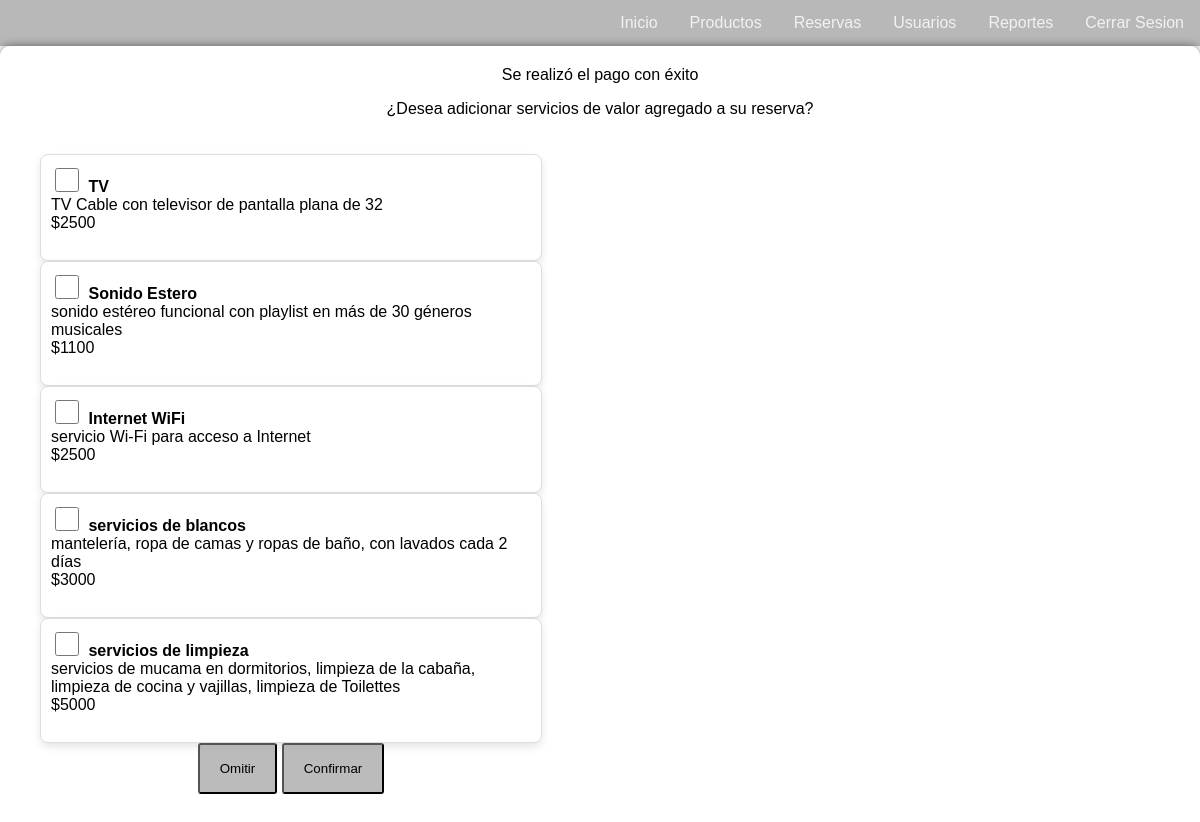
Screenshot of /reservas/seleccion_servicios.php (signed in) with the database file from the repository.
### tables this page shows
CREATE TABLE `servicio` (
  `id_servicio` int NOT NULL AUTO_INCREMENT,
  `servicio_nombre` varchar(45) NOT NULL,
  `servicio_descripcion` varchar(400) NOT NULL,
  `servicio_precio` float NOT NULL,
  `rela_tiposervicio` int NOT NULL,
  `servicio_estado` int NOT NULL,
  PRIMARY KEY (`id_servicio`),
  KEY `fk_servicio_tiposervicio1_idx` (`rela_tiposervicio`),
  CONSTRAINT `fk_servicio_tiposervicio1` FOREIGN KEY (`rela_tiposervicio`) REFERENCES `tiposervicio` (`id_tiposervicio`)
);

### reservas/seleccion_servicios.php (the view, shortened to what this page needs)
<!DOCTYPE HTML PUBLIC "-//W3C//DTD HTML 4.01 Transitional//EN" "http://www.w3.org/TR/html4/loose.dtd">
<html>
    <head>
        <link rel="stylesheet" href="../estilos.css">
    </head>
    <body class="home">
        <?php
            include("../menu.php");
        ?>
        <div class="content">
            <?php
                include("pagar.php");
            ?>
            <p>¿Desea adicionar servicios de valor agregado a su reserva?</p>
            <div class="galeria">
                <form method="post" action="guardar_servicios.php">
                    <ul class="galeria-lista">
                        <?php
                            require("../conexion.php");
                            $registros = $mysql->query("select * from servicio where servicio_estado <> 2") or
                            die($mysql->error);
                            while ($row = $registros->fetch_assoc()) {
                                echo
                                "<div class='galeria-item'>
                                    <div>
                                        <input type='checkbox' name='servicios[]' value='$row[id_servicio]'>
                                        <label><b>".$row["servicio_nombre"]."</b></label><br>
                                        <label>".$row["servicio_descripcion"]."</label><br>
                                        <label>$".$row["servicio_precio"]."</label><br><br>
                                    </div>
                                </div>";
                            }
                        ?>
                    </ul>
                    <input type='button' onclick='location.href="mis_reservas.php"' value='Omitir'>
                    <input type='submit' value='Confirmar'>
                </form>
            </div>
        </div>
    </body>
</html>

### menu.php (shortened to what this page needs)
<div class="menu">
    <div class="menu-botonera">
        <a href="/proyecto_cabania/home.php">Inicio</a>
        <?php
            require("conexion.php");
            if (isset($_SESSION["usuario_nombre"])){
                $registros = $mysql->query("select distinct m.modulo_ruta, m.modulo_descripcion
                                            from modulo m
                                            left join perfil_modulo pm on pm.rela_modulo = m.id_modulo
                                            left join perfil p on pm.rela_perfil = p.id_perfil
                                            left join usuario u on u.rela_perfil = p.id_perfil
                                            where m.modulo_estado = 1
                                            and u.usuario_estado = 1
                                            and u.usuario_nombre = '$_SESSION[usuario_nombre]'") or
                die($mysql->error);
                while ($row = $registros->fetch_assoc()) {
                    echo
                    "<a href='/proyecto_cabania/$row[modulo_ruta]'>$row[modulo_descripcion]</a>";
                }
            }
            else{
                header("Location: usuarios/login.php");
            }
        ?>
        <a href="/proyecto_cabania/usuarios/logout.php">Cerrar Sesion</a>
    </div>
</div>

### reservas/pagar.php (shortened to what this page needs)
<?php
    echo 'Se realizó el pago con éxito';
?>

### estilos.css (style rules this page uses)
body { font-family: Arial, sans-serif; margin: 0; padding: 0; background-size: cover; }
.home { background: url(./imagenes/home.png) no-repeat center center fixed; }
.menu { background-color: rgba(155, 155, 155, 0.7); overflow: hidden; }
.menu-botonera { float: right; }
.menu a { float: left; display: block; color: #f2f2f2; text-align: center; padding: 14px 16px; text-decoration: none; }
input[type=button], input[type=submit], input[type=reset] { background-color: rgba(158, 158, 158, 0.7); padding: 16px 20px; border-radius: 3px; position: relative; z-index: 1; overflow: hidden; }
.content { background-color: rgba(255, 255, 255, 0.7); padding: 20px; color: #000; text-align: center; border-radius: 10px; box-shadow: 0 0 10px rgba(0, 0, 0, 0.5); z-index: 0; }
.galeria { display: flex; flex-wrap: wrap; justify-content: left; gap: 20px; padding: 20px; }
.galeria-lista { list-style-type: none; padding: 0; margin: 0; }
.galeria-item { background-color: #fff; border: 1px solid #ddd; border-radius: 8px; overflow: hidden; box-shadow: 0 4px 8px rgba(0, 0, 0, 0.1); text-align: left; max-width: 500px; }
.galeria-item div { padding: 10px; }
.galeria-item label { margin: 0; font-size: 16px; }
.galeria-item input[type=checkbox] { width: 24px; height: 24px; margin-right: 5px; border: 2px solid #000; border-radius: 4px; position: relative; }

### rows the page displays
servicio: servicio_nombre "TV", servicio_descripcion "TV Cable con televisor de pantalla plana de 32", servicio_precio "2500"
servicio: servicio_nombre "Sonido Estero", servicio_descripcion "sonido estéreo funcional con playlist en más de 30 géneros musicales", servicio_precio "1100"
servicio: servicio_nombre "Internet WiFi", servicio_descripcion "servicio Wi-Fi para acceso a Internet", servicio_precio "2500"
servicio: servicio_nombre "servicios de blancos", servicio_descripcion "mantelería, ropa de camas y ropas de baño, con lavados cada 2 días", servicio_precio "3000"
servicio: servicio_nombre "servicios de limpieza", servicio_descripcion "servicios de mucama en dormitorios, limpieza de la cabaña, limpieza de cocina y vajillas, limpieza de Toilettes", servicio_precio "5000"

### other values shown
$row[modulo_descripcion] "Productos"
$row[modulo_descripcion] "Reservas"
$row[modulo_descripcion] "Usuarios"
$row[modulo_descripcion] "Reportes"
